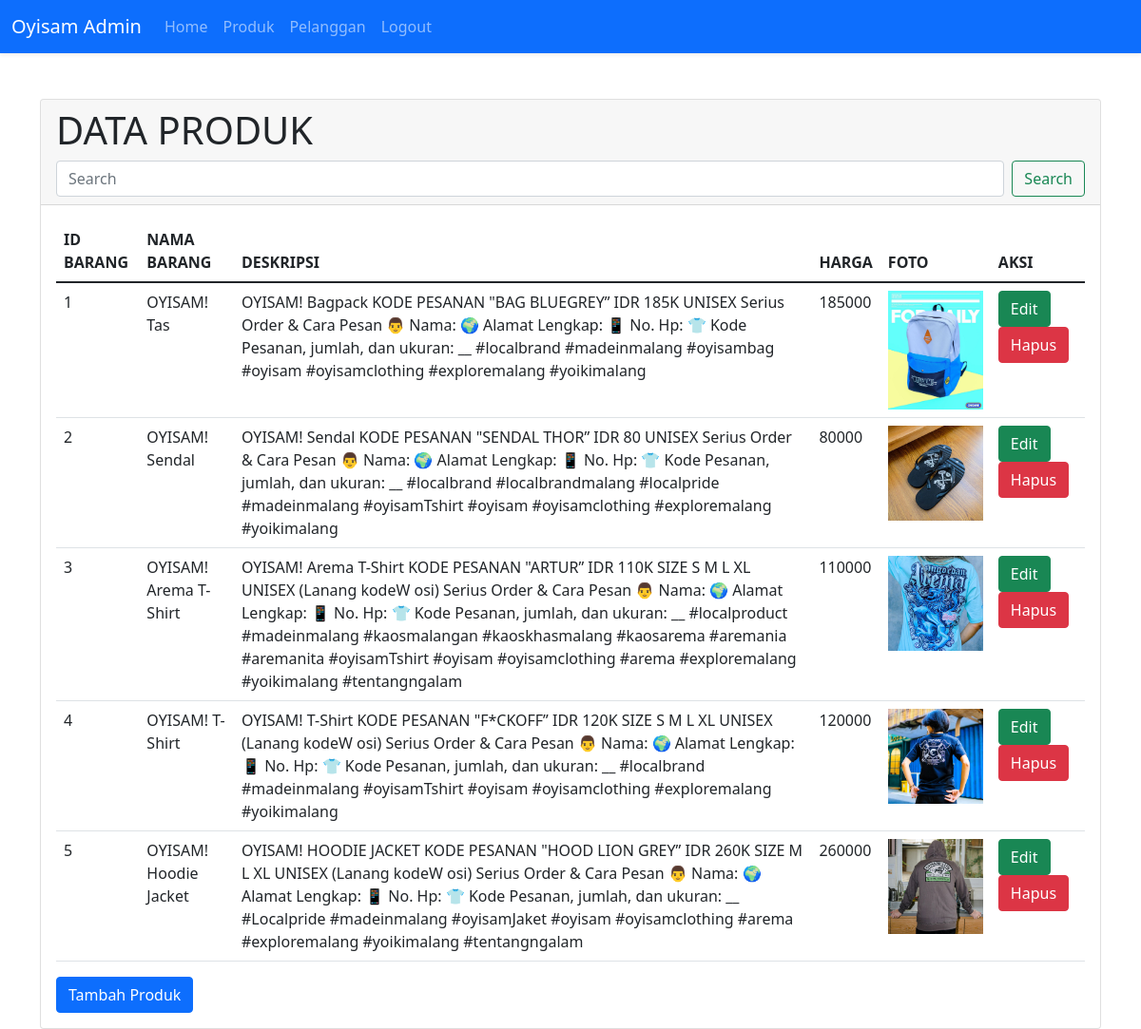
Page /admin/tampil_produk.php (signed in) on the committed database.
### tables this page shows
CREATE TABLE `produk` (
  `id_produk` int(11) NOT NULL,
  `nama_produk` varchar(100) NOT NULL,
  `deskripsi` text NOT NULL,
  `harga` int(11) NOT NULL,
  `foto` varchar(255) NOT NULL
);

### admin/tampil_produk.php (the view, shortened to what this page needs)
<!DOCTYPE html>
<html lang="en">
<head>
    <link href="https://cdn.jsdelivr.net/npm/bootstrap@5.1.1/dist/css/bootstrap.min.css" rel="stylesheet">
</head>
<body>
    <?php
        include "navbar.php";
    ?>
    <br></br>
    <div class="container">
        <div class="card">
            <div class="card-header">
                <h1>DATA PRODUK</h1>
                <form method="POST" action="tampil_buku.php" class="d-flex">
                    <input class="form-control me-2" type="search" name="cari" placeholder="Search" aria-label="Search">
                    <button class="btn btn-outline-success" type="submit">Search</button>
                </form>
            </div>
            <div class="card-body">
            <table class="table">
                <thead>
                    <tr>
                    <th scope="col">ID BARANG</th>
                    <th scope="col">NAMA BARANG</th>
                    <th scope="col">DESKRIPSI</th>
                    <th scope="col">HARGA</th>
                    <th scope="col">FOTO</th>
                    <th scope="col">AKSI</th>
                    </tr>
                </thead>
                <tbody>
                <?php
                    include "koneksi.php";
                    if (isset($_POST['cari'])) {
                        $cari = $_POST['cari'];
                        $query_produk = mysqli_query($koneksi, "SELECT * FROM produk WHERE id_produk = '$cari' or nama_produk like '%$cari%' or deskripsi like '%$cari%' or harga like '%$cari%'");
                    }
                    else{
                        $query_produk = mysqli_query($koneksi, "SELECT * FROM produk");
                    }
                    while($data_produk = mysqli_fetch_array($query_produk)){
                ?>
                    <tr>
                        <td><?=$data_produk['id_produk']?></td>
                        <td><?=$data_produk['nama_produk']?></td>
                        <td><?=$data_produk['deskripsi']?></td>
                        <td><?=$data_produk['harga']?></td>
                        <td><img src="foto/<?=$data_produk['foto']?>" width=100></td>
                        <td>
                            <a href="ubah_produk.php?id_produk=<?=$data_produk['id_produk']?>" class="btn btn-success">Edit</a>
                            <a href="hapus_produk.php?id_produk=<?=$data_produk['id_produk']?>" class="btn btn-danger"
                            onclick="return confirm('Apakah anda yakin menghapus data ini?')">Hapus</a>
                        </td>
                    </tr>
                <?php
                    }
                ?>
                </tbody>
            </table>
            <a href="tambah_produk.php" type="button" class="btn btn-primary">Tambah Produk</a>
            </div>
        </div>
    </div>
</body>
</html>

### rows in the picture
produk: id_produk "1", nama_produk "OYISAM! Tas", deskripsi "OYISAM! Bagpack KODE PESANAN \"BAG BLUEGREY” IDR 185K UNISEX Serius Order & Cara Pesan 👨 Nama: 🌍 Alamat Lengkap: 📱 No. Hp: 👕 Kode Pesanan, jumlah, dan ukuran: __ #localbrand #madeinmalang #oyisambag #oyisam #oyisamclothing #exploremalang #yoikimalang", harga "185000", foto (picture)
produk: id_produk "2", nama_produk "OYISAM! Sendal", deskripsi "OYISAM! Sendal KODE PESANAN \"SENDAL THOR” IDR 80 UNISEX Serius Order & Cara Pesan 👨 Nama: 🌍 Alamat Lengkap: 📱 No. Hp: 👕 Kode Pesanan, jumlah, dan ukuran: __ #localbrand #localbrandmalang #localpride #madeinmalang #oyisamTshirt #oyisam #oyisamclothing #exploremalang #yoikimalang", harga "80000", foto (picture)
produk: id_produk "3", nama_produk "OYISAM! Arema T-Shirt", deskripsi "OYISAM! Arema T-Shirt KODE PESANAN \"ARTUR” IDR 110K SIZE S M L XL UNISEX (Lanang kodeW osi) Serius Order & Cara Pesan 👨 Nama: 🌍 Alamat Lengkap: 📱 No. Hp: 👕 Kode Pesanan, jumlah, dan ukuran: __ #localproduct #madeinmalang #kaosmalangan #kaoskhasmalang #kaosarema #aremania #aremanita #oyisamTshirt #oyisam #oyisamclothing #arema #exploremalang #yoikimalang #tentangngalam", harga "110000", foto (picture)
produk: id_produk "4", nama_produk "OYISAM! T-Shirt", deskripsi "OYISAM! T-Shirt KODE PESANAN \"F*CKOFF” IDR 120K SIZE S M L XL UNISEX (Lanang kodeW osi) Serius Order & Cara Pesan 👨 Nama: 🌍 Alamat Lengkap: 📱 No. Hp: 👕 Kode Pesanan, jumlah, dan ukuran: __ #localbrand #madeinmalang #oyisamTshirt #oyisam #oyisamclothing #exploremalang #yoikimalang", harga "120000", foto (picture)
produk: id_produk "5", nama_produk "OYISAM! Hoodie Jacket", deskripsi "OYISAM! HOODIE JACKET KODE PESANAN \"HOOD LION GREY” IDR 260K SIZE M L XL UNISEX (Lanang kodeW osi) Serius Order & Cara Pesan 👨 Nama: 🌍 Alamat Lengkap: 📱 No. Hp: 👕 Kode Pesanan, jumlah, dan ukuran: __ #Localpride #madeinmalang #oyisamJaket #oyisam #oyisamclothing #arema #exploremalang #yoikimalang #tentangngalam", harga "260000", foto (picture)
